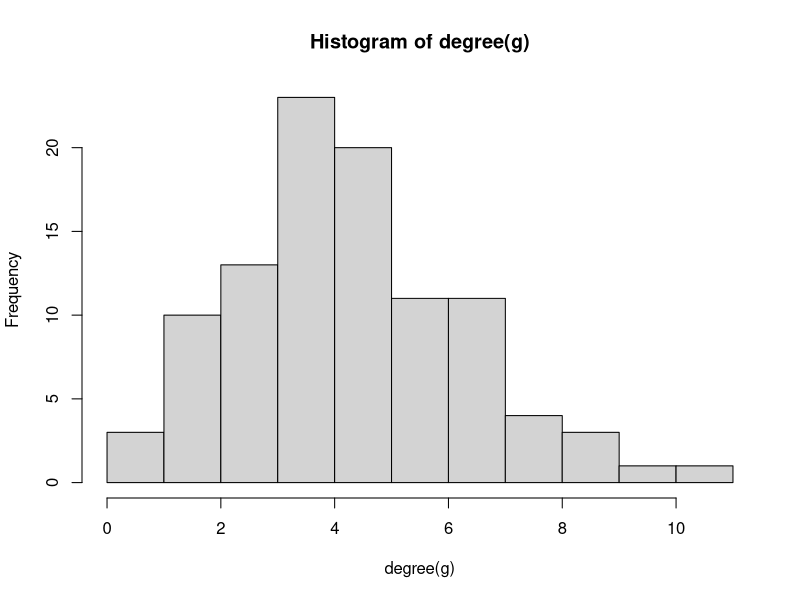
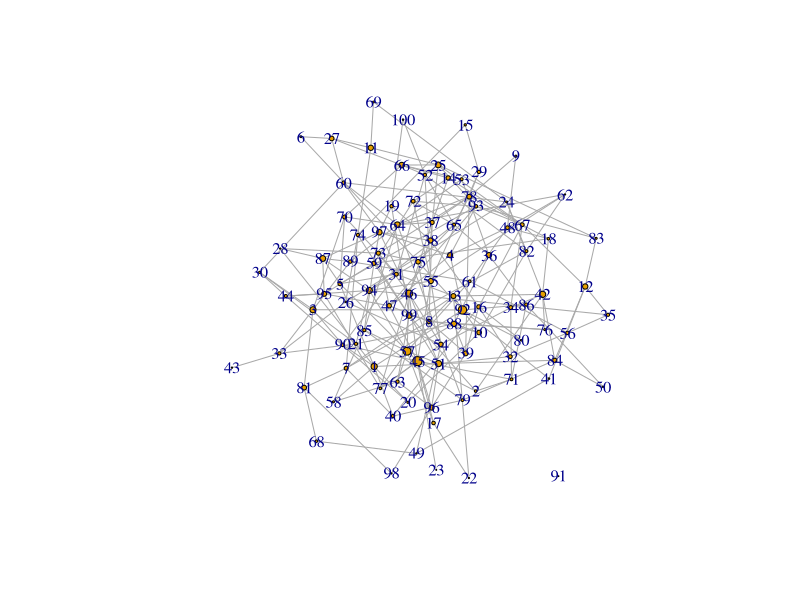

These charts were generated, in order, by the following R code:
library(igraph)


g <- sample_gnp(100, 0.05)


summary(g)

# IGRAPH 8d67f24 U--- 100 231 -- Erdos-Renyi (gnp) graph
# + attr: name (g/c), type (g/c), loops (g/l), p (g/n)

# graf nie jest ważony


# wierzchołki
V(g)

# krawędzie
E(g)

E(g)$weight <- runif(length(E(g)), 0.01, 1)

summary(g)
# > summary(g)
# IGRAPH 81e826b U-W- 100 267 -- Erdos-Renyi (gnp) graph
# + attr: name (g/c), type (g/c), loops (g/l), p (g/n), weight (e/n)

# jest W czyli graf jest ważony

# stopień każdego węzła
degree(g)

# histogram
hist(degree(g))

cl <- components(g)
cl
# są dwa klastry, jeden ma 99 node'ów a drugi 1 node

pr <- page_rank(g)$vector

plot(g, vertex.size = pr * 200)
